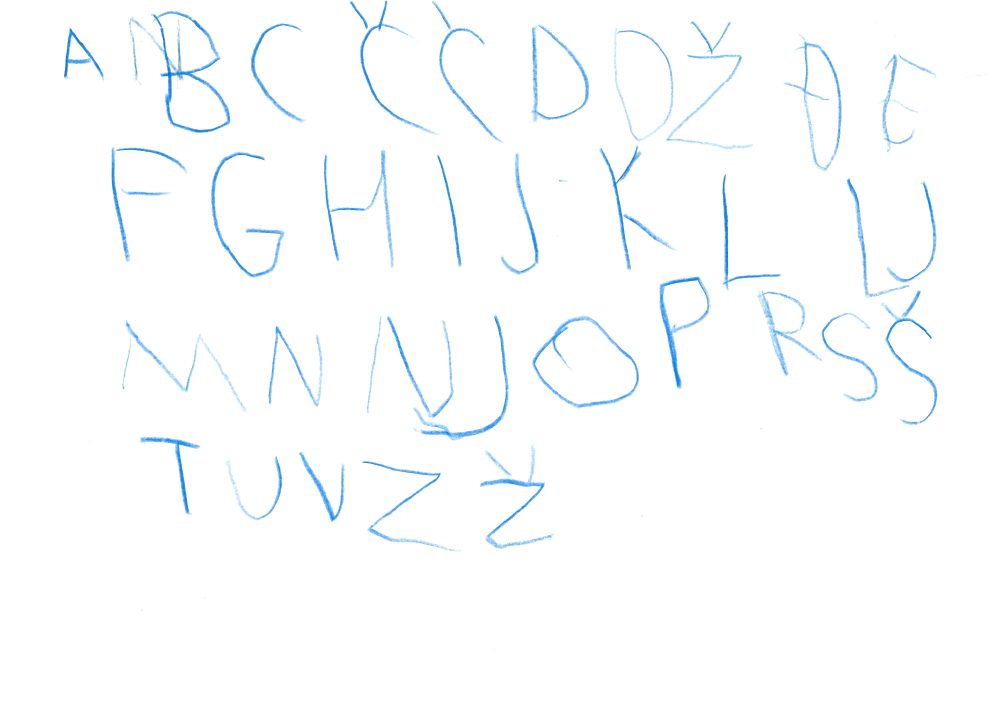
#> input picture letter-classifier-approach/test-pictures/Scan0057.jpg, 7014 x 4962 px (shown at 1/7 size)
$ python preprocess.py test-pictures/Scan0057.jpg
#> lines starting #> are read from the running program, lines starting #| are printed output that depends on the picture; long printed decimals are rounded
from cv2 import cv2
import numpy as np
import matplotlib
import matplotlib.pyplot as plt
import os
import sys

'''
Pre-Processing Techniques
We do Pre-Processing images to improve the chances of successful in recognition.
1. De-skew — When the document is not aligned properly when scanned, it may need to be titled a few degrees clockwise or counterclockwise.In order to take it perfectly horizontal or vertical.
2. Despeckle — remove positive and negative spots, smoothing edges
3. Binarisation — Convert an image from color or greyscale to black-and-white (called a “binary image” because there are two colors). The task of binarisation is performed as a simple way of separating the text (or any other desired image component) from the background.
4. Line removal — Cleans up non-glyph boxes and lines
5. Layout analysis or “zoning” — Identifies columns, paragraphs, captions, etc. as distinct blocks.
6. Line and word detection — Establishes baseline for word and character shapes, separates words if necessary.
7. Character isolation or “segmentation” — For per-character OCR, multiple characters that are connected due to image artifacts must be separated; single characters that are broken into multiple pieces due to artifacts must be connected.
8. Normalize aspect ratio and scale.
'''

#some things to do in preprocessing
#Good Quality Original Source
#Binarize Image
#Scaling To The Right Size
#Increase Contrast
#Remove Noise and Scanning Artefacts
#Deskew
#Layout Analysis (or Zone Analysis)

if __name__ == "__main__":
    if len(sys.argv) != 2:
        sys.stderr.write(
            "You must pass image name as argument !")
        sys.exit(1)
    path = os.path.dirname(os.path.abspath(__file__))
    file=os.path.join(path, sys.argv[1])
    print(file)

    matplotlib.interactive(True)
    image = cv2.imread(file, cv2.IMREAD_GRAYSCALE)
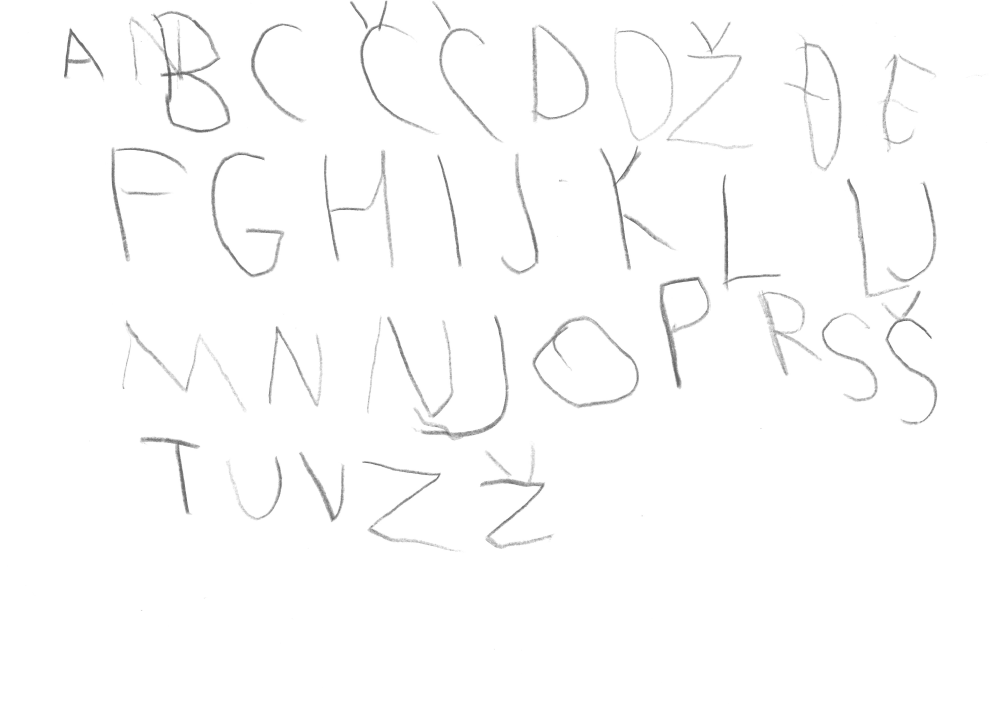
#> image: shape (4962, 7014) (shown at 1/7 size); min 0, max 255, mean 252.4
    plt.figure(figsize=(8, 8))
    plt.imshow(image, cmap='gray')
    input('press return to continue')
    #cv2.imshow("Gray", grayimg)
    #cv2.waitKey(0)

    '''
    image_enhanced = cv2.equalizeHist(image)
    plt.imshow(image_enhanced, cmap='gray')
    input('press return to continue')
    contrast_fixed = cv2.convertScaleAbs(image, alpha=2.5, beta=50)
    plt.figure(figsize=(8, 8))
    plt.imshow(contrast_fixed, cmap='gray')
    input('press return to continue')
    #cv2.imshow("Contrast", contrast_fixed)
    #cv2.waitKey(0)
    '''

    #_, th = cv2.threshold(image, 200, 255, cv2.THRESH_BINARY_INV)
    th=cv2.adaptiveThreshold(image,255,cv2.ADAPTIVE_THRESH_GAUSSIAN_C,cv2.THRESH_BINARY,11,2)
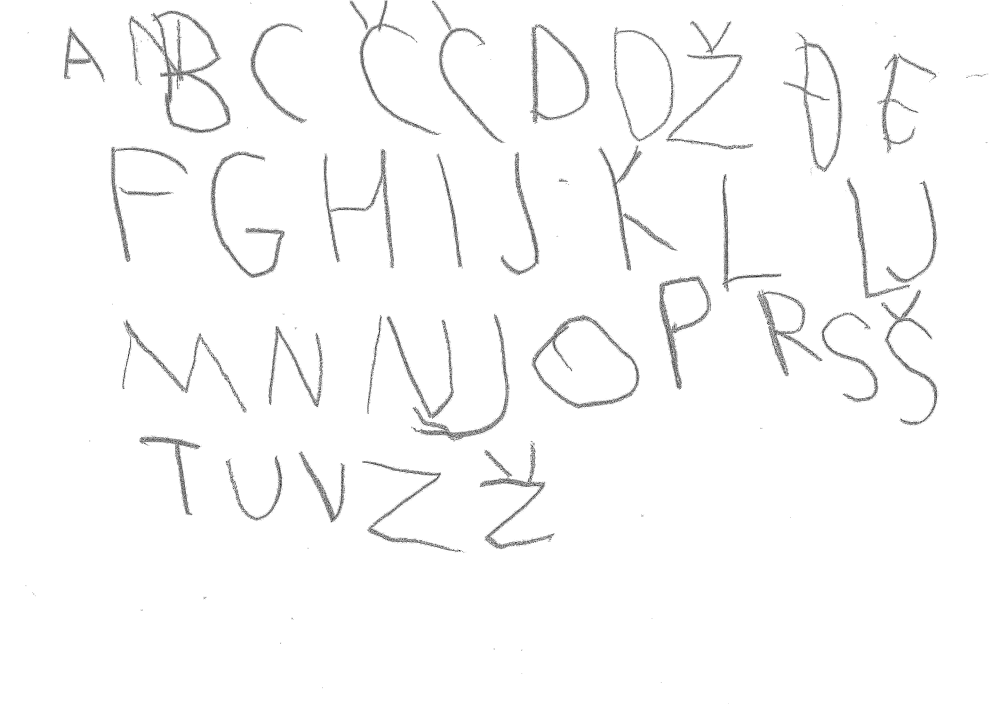
#> th: shape (4962, 7014) (shown at 1/7 size); 98.2% white; black in thin lines or dots
    cv2.imwrite(file+"-result.png", th)
    fig = plt.figure(figsize=(8, 8))
    fig.add_subplot(1, 2, 1)
    plt.imshow(image, cmap='gray')
    fig.add_subplot(1, 2, 2)
    plt.imshow(th, cmap='gray')
    input('press return to continue')
    #cv2.imshow("Binarization", binary_thresh)
    #cv2.waitKey(0)

    lines = cv2.HoughLinesP(th, 1, np.pi/180, 100,
                            minLineLength= 600/2.0, maxLineGap=20)
    angle = 0
    for line in lines:
        x1, y1, x2, y2 = line[0]
        r = np.arctan2(y2 - y1, x2 -x1)
        angle += np.arctan2(y2 - y1, x2 - x1)
#> this loop made 8056 passes
#> (x1, y1, x2, y2, r, angle) on passes 1 to 3: (1614, 0, 6575, 4961, 0.785, 0.785), (0, 5, 4956, 4961, 0.785, 1.57), (858, 0, 5819, 4961, 0.785, 2.36)
#> after the loop, angle = 6323.4

    avg_radian = angle / len(lines)
#> avg_radian = 0.785
    avg_angle = avg_radian * 180 / np.pi
#> avg_angle = 44.97
    print("Average angle is %f degrees" % avg_angle)
#| Average angle is 44.974 degrees

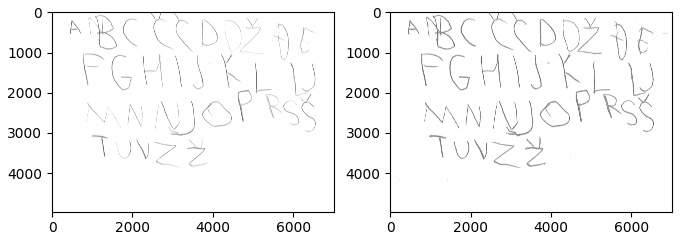
#> figure drawn by matplotlib, 2 panels
